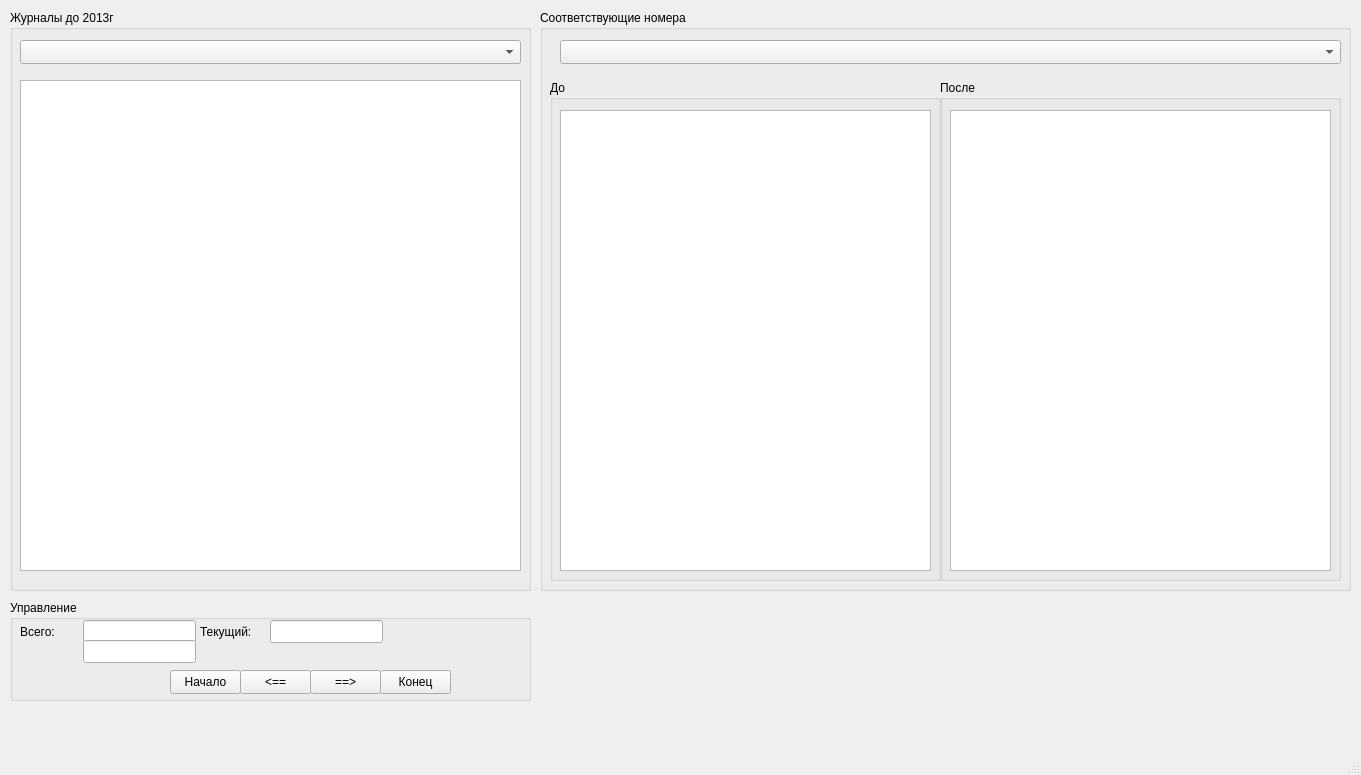
<?xml version="1.0" encoding="UTF-8"?>
<ui version="4.0">
 <class>formCKC</class>
 <widget class="QMainWindow" name="formCKC">
  <property name="geometry">
   <rect>
    <x>0</x>
    <y>0</y>
    <width>1361</width>
    <height>775</height>
   </rect>
  </property>
  <property name="windowTitle">
   <string>Приведение СКС к новому виду</string>
  </property>
  <widget class="QWidget" name="centralwidget">
   <widget class="QGroupBox" name="gbJournalBefore2013">
    <property name="geometry">
     <rect>
      <x>10</x>
      <y>10</y>
      <width>521</width>
      <height>581</height>
     </rect>
    </property>
    <property name="title">
     <string>Журналы до 2013г</string>
    </property>
    <widget class="QListWidget" name="lwJournals">
     <property name="geometry">
      <rect>
       <x>10</x>
       <y>70</y>
       <width>501</width>
       <height>491</height>
      </rect>
     </property>
    </widget>
    <widget class="QComboBox" name="cbJournals">
     <property name="geometry">
      <rect>
       <x>10</x>
       <y>30</y>
       <width>501</width>
       <height>24</height>
      </rect>
     </property>
     <property name="font">
      <font>
       <pointsize>8</pointsize>
      </font>
     </property>
    </widget>
   </widget>
   <widget class="QGroupBox" name="gbJurNumsBefore2013">
    <property name="geometry">
     <rect>
      <x>540</x>
      <y>10</y>
      <width>811</width>
      <height>581</height>
     </rect>
    </property>
    <property name="title">
     <string>Соответствующие номера</string>
    </property>
    <widget class="QComboBox" name="cbJurNums">
     <property name="geometry">
      <rect>
       <x>20</x>
       <y>30</y>
       <width>781</width>
       <height>24</height>
      </rect>
     </property>
    </widget>
    <widget class="QGroupBox" name="groupBox_3">
     <property name="geometry">
      <rect>
       <x>10</x>
       <y>70</y>
       <width>391</width>
       <height>501</height>
      </rect>
     </property>
     <property name="title">
      <string>До</string>
     </property>
     <widget class="QListWidget" name="lwJurNums_Before">
      <property name="geometry">
       <rect>
        <x>10</x>
        <y>30</y>
        <width>371</width>
        <height>461</height>
       </rect>
      </property>
     </widget>
    </widget>
    <widget class="QGroupBox" name="groupBox_4">
     <property name="geometry">
      <rect>
       <x>400</x>
       <y>70</y>
       <width>401</width>
       <height>501</height>
      </rect>
     </property>
     <property name="title">
      <string>После</string>
     </property>
     <widget class="QListWidget" name="lwJurNums_After">
      <property name="geometry">
       <rect>
        <x>10</x>
        <y>30</y>
        <width>381</width>
        <height>461</height>
       </rect>
      </property>
     </widget>
    </widget>
   </widget>
   <widget class="QGroupBox" name="gbControl">
    <property name="geometry">
     <rect>
      <x>10</x>
      <y>600</y>
      <width>521</width>
      <height>101</height>
     </rect>
    </property>
    <property name="title">
     <string>Управление</string>
    </property>
    <widget class="QLineEdit" name="leTotalJournals">
     <property name="geometry">
      <rect>
       <x>73</x>
       <y>20</y>
       <width>113</width>
       <height>23</height>
      </rect>
     </property>
    </widget>
    <widget class="QLabel" name="lblTotalJournals">
     <property name="geometry">
      <rect>
       <x>10</x>
       <y>24</y>
       <width>59</width>
       <height>15</height>
      </rect>
     </property>
     <property name="text">
      <string>Всего:</string>
     </property>
    </widget>
    <widget class="QLabel" name="lblCurrentJournal">
     <property name="geometry">
      <rect>
       <x>190</x>
       <y>24</y>
       <width>71</width>
       <height>16</height>
      </rect>
     </property>
     <property name="text">
      <string>Текущий:</string>
     </property>
    </widget>
    <widget class="QLineEdit" name="leCurrentJournal">
     <property name="geometry">
      <rect>
       <x>260</x>
       <y>20</y>
       <width>113</width>
       <height>23</height>
      </rect>
     </property>
    </widget>
    <widget class="QPushButton" name="pbBegin">
     <property name="geometry">
      <rect>
       <x>160</x>
       <y>70</y>
       <width>71</width>
       <height>24</height>
      </rect>
     </property>
     <property name="text">
      <string>Начало</string>
     </property>
    </widget>
    <widget class="QPushButton" name="pbLeft">
     <property name="geometry">
      <rect>
       <x>230</x>
       <y>70</y>
       <width>71</width>
       <height>24</height>
      </rect>
     </property>
     <property name="text">
      <string>&lt;==</string>
     </property>
    </widget>
    <widget class="QPushButton" name="pbRight">
     <property name="geometry">
      <rect>
       <x>300</x>
       <y>70</y>
       <width>71</width>
       <height>24</height>
      </rect>
     </property>
     <property name="text">
      <string>==&gt;</string>
     </property>
    </widget>
    <widget class="QPushButton" name="pbEnd">
     <property name="geometry">
      <rect>
       <x>370</x>
       <y>70</y>
       <width>71</width>
       <height>24</height>
      </rect>
     </property>
     <property name="text">
      <string>Конец</string>
     </property>
    </widget>
    <widget class="QLineEdit" name="leTotalNums">
     <property name="geometry">
      <rect>
       <x>73</x>
       <y>40</y>
       <width>113</width>
       <height>23</height>
      </rect>
     </property>
    </widget>
   </widget>
  </widget>
  <widget class="QMenuBar" name="menubar">
   <property name="geometry">
    <rect>
     <x>0</x>
     <y>0</y>
     <width>1361</width>
     <height>21</height>
    </rect>
   </property>
  </widget>
  <widget class="QStatusBar" name="statusbar"/>
 </widget>
 <resources/>
 <connections/>
</ui>
